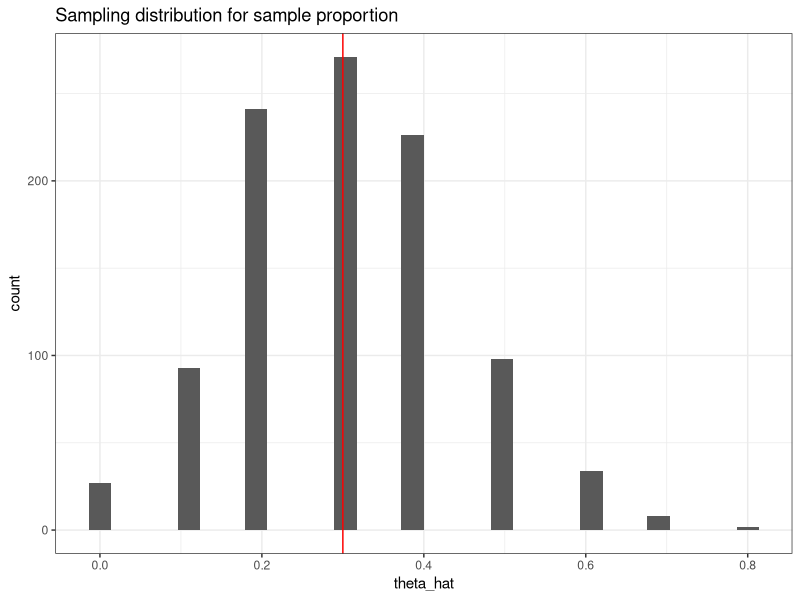
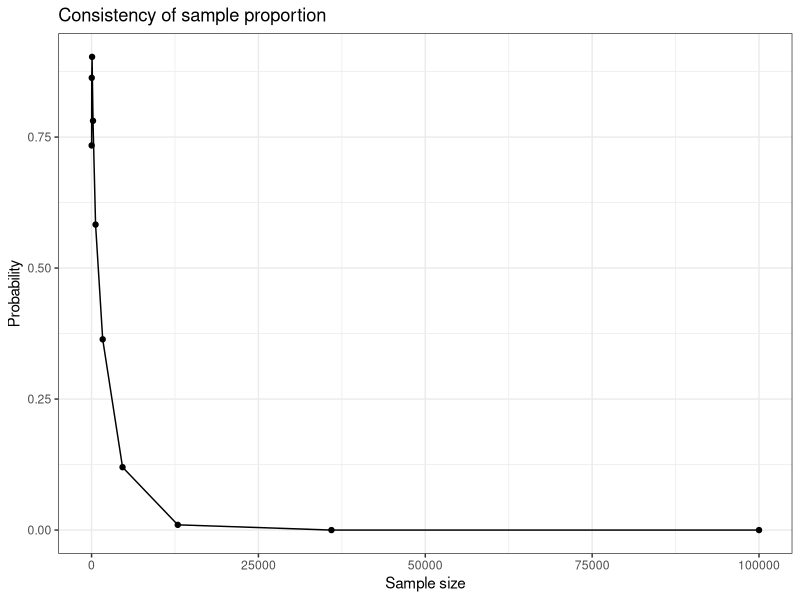
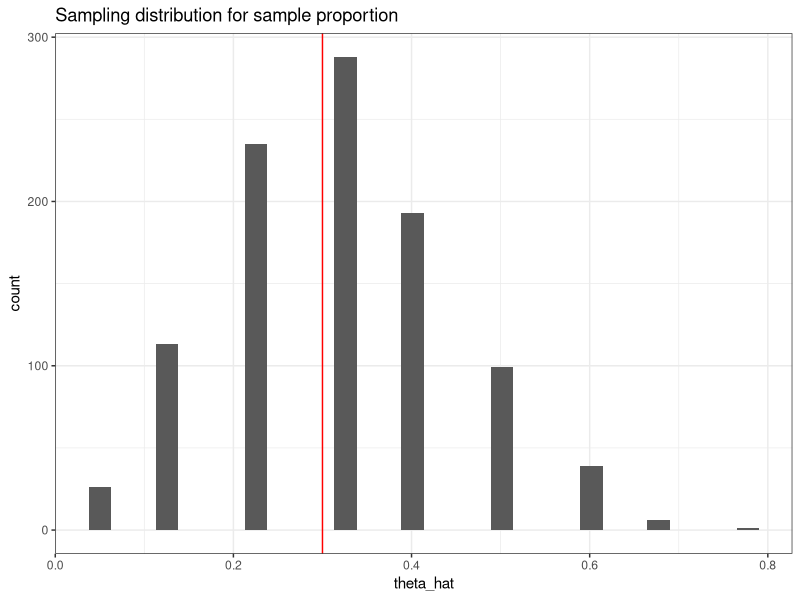
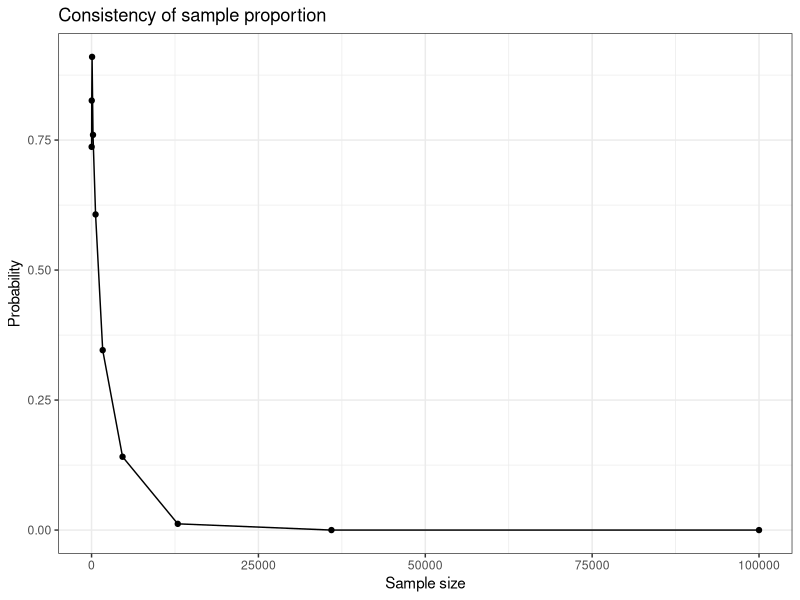
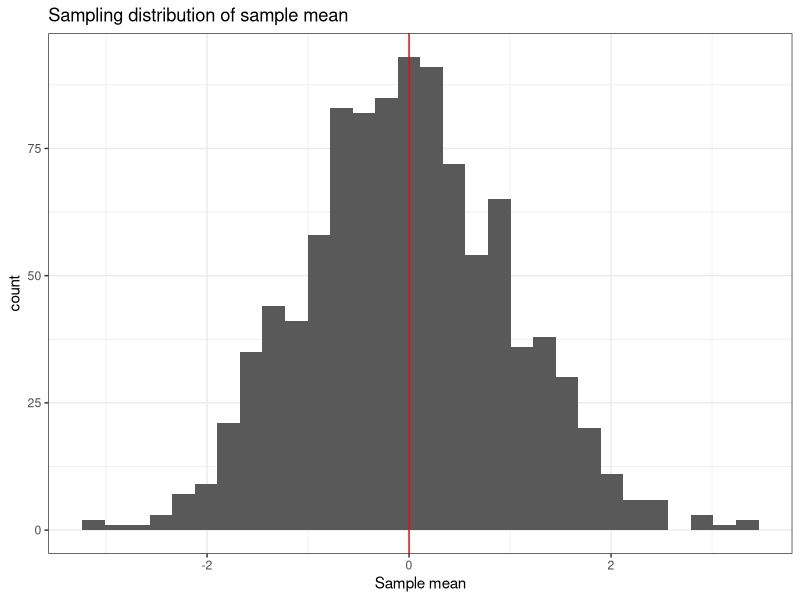
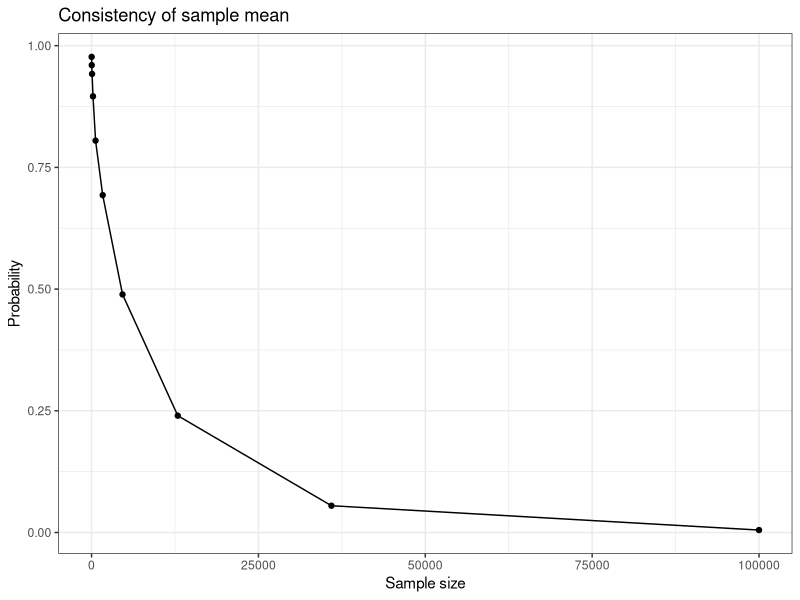

Generate these figures, in order, with R:
## ---------------------------------------------------------------------------------
library("tidyverse"); theme_set(theme_bw())


## ---------------------------------------------------------------------------------
create_ci <- function(x, a = 0.05) {
  n <- length(x)
  m <- mean(x)
  s <- sd(x)
  
  return(m + c(-1,1)*qnorm(1-a/2)*s/sqrt(n))
}


## ---------------------------------------------------------------------------------
n <- 10
p <- 0.3

x <- rbinom(1e3, size = n, prob = p)
theta_hat = x / n


## ---------------------------------------------------------------------------------
ggplot() + 
  geom_histogram(mapping = aes(x = theta_hat), bins = 30) +
  geom_vline(xintercept = p, col = 'red') +
  labs(title="Sampling distribution for sample proportion")


## ---------------------------------------------------------------------------------
mean(theta_hat)        # expectation
mean(theta_hat - p)    # bias
create_ci(theta_hat - p) # bias CI


## ---------------------------------------------------------------------------------
# variance
mean( (theta_hat - mean(theta_hat))^2 ) 

create_ci( (theta_hat - mean(theta_hat))^2 )


## ---------------------------------------------------------------------------------
# MSE
mean( (theta_hat - p)^2 )

# MSE CI
create_ci( (theta_hat-p)^2  )


## ---------------------------------------------------------------------------------
epsilon <- 0.01
n_seq <- floor(10^seq(1, 5, length = 10))
p_seq <- numeric(length(n_seq))

for (i in seq_along(n_seq)) {
  x <- rbinom(1e3, size = n_seq[i], prob = p)
  p_seq[i] <- mean(abs(x/n_seq[i] - p) > epsilon)
}

ggplot(data.frame(n = n_seq, p = p_seq),
       aes(x = n, y = p_seq)) + 
  geom_point() + 
  geom_line() +
  labs(x = "Sample size", y = "Probability",
       title = "Consistency of sample proportion") 


## ---------------------------------------------------------------------------------
n <- 10
p <- 0.3

x <- rbinom(1e3, size = n, prob = p)
theta_hat = (0.5 + x) / (1 + n)


## ---------------------------------------------------------------------------------
ggplot() + 
  geom_histogram(mapping = aes(x = theta_hat), bins = 30) +
  geom_vline(xintercept = p, col = 'red') +
  labs(title="Sampling distribution for sample proportion")


## ---------------------------------------------------------------------------------
mean(theta_hat)        # expectation
mean(theta_hat - p)    # bias
create_ci(theta_hat - p) # bias CI


## ---------------------------------------------------------------------------------
# variance
mean( (theta_hat - mean(theta_hat))^2 ) 

create_ci( (theta_hat - mean(theta_hat))^2 )


## ---------------------------------------------------------------------------------
# MSE
mean( (theta_hat - p)^2 )

# MSE CI
create_ci( (theta_hat-p)^2  )


## ---------------------------------------------------------------------------------
epsilon <- 0.01
n_seq <- floor(10^seq(1, 5, length = 10))
p_seq <- numeric(length(n_seq))

for (i in seq_along(n_seq)) {
  x <- rbinom(1e3, size = n_seq[i], prob = p)
  p_seq[i] <- mean(abs(x/n_seq[i] - p) > epsilon)
}

ggplot(data.frame(n = n_seq, p = p_seq),
       aes(x = n, y = p_seq)) + 
  geom_point() + 
  geom_line() +
  labs(x = "Sample size", y = "Probability",
       title = "Consistency of sample proportion") 


## ---------------------------------------------------------------------------------
n <- 10
m <- 0
s <- 1

d <- data.frame(rep = 1:1e3,
                n = 1:n) %>%
  mutate(y = rnorm(n())) %>%
  group_by(rep) %>%
  summarize(
    n    = n(),
    ybar = mean(y),
    sd   = sd(y)
  )


## ---------------------------------------------------------------------------------
ggplot(d, aes(x = ybar)) + 
  geom_histogram(bins = 30) + 
  geom_vline(xintercept = m, color = "red") +
  labs(x = "Sample mean", 
       title = "Sampling distribution of sample mean")


## ---------------------------------------------------------------------------------
# Bias
mean(d$ybar - m) 

# Bias with CI 
create_ci( d$ybar - m )


## ---------------------------------------------------------------------------------
# Variance
mean( (d$ybar - mean(d$ybar))^2 )

# Variance with uncertainty
create_ci( (d$ybar - mean(d$ybar))^2 )


## ---------------------------------------------------------------------------------
# MSE
mean( (d$ybar - m)^2 )

# Variance with uncertainty
create_ci( (d$ybar - m)^2 )


## ---------------------------------------------------------------------------------
epsilon <- 0.01
n_seq <- floor(10^seq(1, 5, length = 10))
p_seq <- numeric(length(n_seq))

for (i in seq_along(n_seq)) {
  xbar <- replicate(1e3, {       # replicate is another looping option
    mean( rnorm(n_seq[i], m, s))
  })
  p_seq[i] <- mean( abs(xbar - m) > epsilon)
}
   
ggplot(data.frame(n = n_seq, p = p_seq), 
       aes(x = n, y = p)) +
  geom_line() +
  geom_point() + 
  labs(x = "Sample size", y = "Probability",
       title = "Consistency of sample mean")
